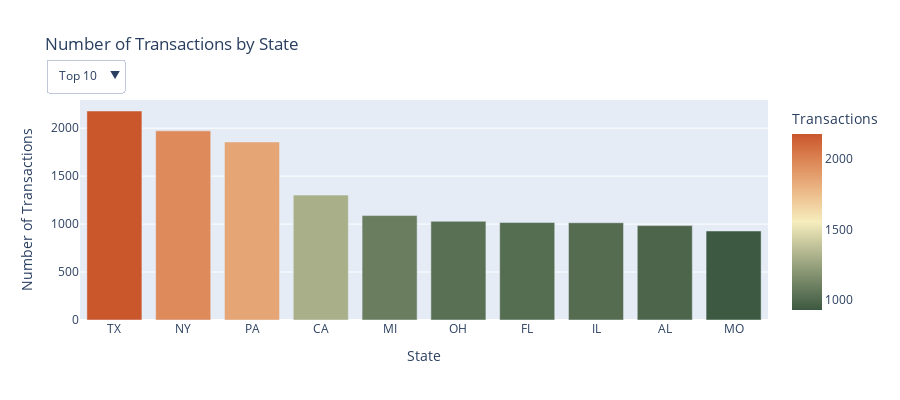

This figure's notebook cell:
### Code cell
# Calculate transactions per state
transactions_per_state = transactions.groupby('state').size().sort_values(ascending=False).reset_index(name='Transactions')

# Function to create traces for top N states
def create_trace_for_top_n(n):
    top_states = transactions_per_state.head(n)
    return go.Bar(
        x=top_states['state'],
        y=top_states['Transactions'],
        marker=dict(color=top_states['Transactions'], coloraxis="coloraxis")
    )

# Create the initial figure with the top 10 states
fig = go.Figure(data=create_trace_for_top_n(10))

# Update the layout to add Dropdown menu functionality
fig.update_layout(
    title='Number of Transactions by State',
    xaxis=dict(title='State'),
    yaxis=dict(title='Number of Transactions'),
    coloraxis=dict(colorscale='Fall', colorbar_title='Transactions'),
    updatemenus=[
        dict(
            buttons=list([
                dict(
                    args=[{'y': [transactions_per_state.head(10)['Transactions']],
                           'x': [transactions_per_state.head(10)['state']],
                           'type': 'bar'}],
                    label='Top 10',
                    method='restyle'
                ),
                dict(
                    args=[{'y': [transactions_per_state.head(20)['Transactions']],
                           'x': [transactions_per_state.head(20)['state']],
                           'type': 'bar'}],
                    label='Top 20',
                    method='restyle'
                ),
                dict(
                    args=[{'y': [transactions_per_state.head(30)['Transactions']],
                           'x': [transactions_per_state.head(30)['state']],
                           'type': 'bar'}],
                    label='Top 30',
                    method='restyle'
                )
            ]),
            direction='down',
            pad={'r': 10, 't': 10},
            showactive=True,
            x=-0.05,
            xanchor='left',
            y=1.23,
            yanchor='top'
        ),
    ],
    width=900,
    height=400,
)

fig.show()

### Figure 1 — Plotly figure (JSON) as saved in the notebook; plotly's stock layout.template omitted (floating-point values rounded to 4 significant figures)
{"data": [{"marker": {"color": [2179, 1972, 1856, 1302, 1089, 1029, 1016, 1014, 984, 928], "coloraxis": "coloraxis"}, "type": "bar", "x": ["TX", "NY", "PA", "CA", "MI", "OH", "FL", "IL", "AL", "MO"], "y": [2179, 1972, 1856, 1302, 1089, 1029, 1016, 1014, 984, 928]}], "layout": {"coloraxis": {"colorbar": {"title": {"text": "Transactions"}}, "colorscale": [[0, "rgb(61, 89, 65)"], [0.1667, "rgb(119, 136, 104)"], [0.3333, "rgb(181, 185, 145)"], [0.5, "rgb(246, 237, 189)"], [0.6667, "rgb(237, 187, 138)"], [0.8333, "rgb(222, 138, 90)"], [1, "rgb(202, 86, 44)"]]}, "height": 400, "title": {"text": "Number of Transactions by State"}, "updatemenus": [{"buttons": [{"args": [{"type": "bar", "x": [["TX", "NY", "PA", "CA", "MI", "OH", "FL", "IL", "AL", "MO"]], "y": [[2179, 1972, 1856, 1302, 1089, 1029, 1016, 1014, 984, 928]]}], "label": "Top 10", "method": "restyle"}, {"args": [{"type": "bar", "x": [["TX", "NY", "PA", "CA", "MI", "OH", "FL", "IL", "AL", "MO", "MN", "NC", "VA", "SC", "KY", "IA", "AR", "WI", "IN", "NE"]], "y": [[2179, 1972, 1856, 1302, 1089, 1029, 1016, 1014, 984, 928, 745, 722, 684, 678, 676, 675, 664, 645, 630, 625]]}], "label": "Top 20", "method": "restyle"}, {"args": [{"type": "bar", "x": [["TX", "NY", "PA", "CA", "MI", "OH", "FL", "IL", "AL", "MO", "MN", "NC", "VA", "SC", "KY", "IA", "AR", "WI", "IN", "NE", "OK", "WV", "MD", "KS", "GA", "NJ", "OR", "LA", "MS", "ME"]], "y": [[2179, 1972, 1856, 1302, 1089, 1029, 1016, 1014, 984, 928, 745, 722, 684, 678, 676, 675, 664, 645, 630, 625, 605, 584, 579, 565, 553, 549, 480, 459, 456, 455]]}], "label": "Top 30", "method": "restyle"}], "direction": "down", "pad": {"r": 10, "t": 10}, "showactive": true, "x": -0.05, "xanchor": "left", "y": 1.23, "yanchor": "top"}], "width": 900, "xaxis": {"title": {"text": "State"}}, "yaxis": {"title": {"text": "Number of Transactions"}}}}
